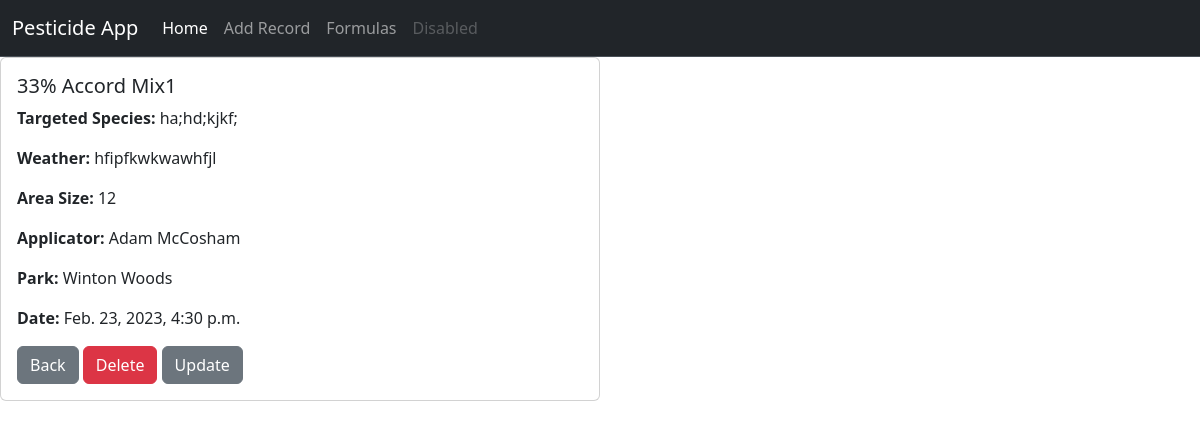
Page /pesticides/9/ on the committed database.
### pesticides/models.py (models this page shows, shortened)
class Record(models.Model):
    applicator = models.ForeignKey(Applicator, models.DO_NOTHING)
    park = models.ForeignKey(Park, models.DO_NOTHING)
    formula = models.ForeignKey(Formula, models.DO_NOTHING)
    area_size = models.CharField(max_length=100)
    date = models.DateTimeField()
    targeted_species = models.CharField(max_length=200,null=False)
    weather = models.CharField(
        max_length=200,
        null=False,
        blank=False,
    )
    wind = models.CharField

class Formula(models.Model):
    PERCENT_CONCENTRATION = 'P'
    GALLON_CONCENTATION = 'G'
    CONCENTRATION_CHOICES = [
        (PERCENT_CONCENTRATION, "%"),
        (GALLON_CONCENTATION, "/gallon")
    ]
    name = models.CharField(max_length=200, blank=False, null=False)
    pesticide = models.ForeignKey(Pesticide, on_delete=models.CASCADE)
    adjuvant = models.ForeignKey(Adjuvant, on_delete=models.CASCADE)
    pesticide_amount = models.DecimalField(max_length=20,
                                 max_digits=6,
                                 decimal_places=3,
                                 null=True
                                )
    concentration = models.CharField(
        max_length=2,
        choices=CONCENTRATION_CHOICES,
        default=PERCENT_CONCENTRATION
    )
    adjuvant_amount = models.DecimalField(max_length=20,
                                 max_digits=4,
                                 decimal_places=3,
                                 null=True
                                )
    adjuvant_concentration = models.CharField(
        max_length=2,
        choices=CONCENTRATION_CHOICES,
        default=PERCENT_CONCENTRATION
    )
    def __str__(self):
        return self.name

class Applicator(models.Model):
    first_name = models.CharField(
        max_length=200,
        null=False,
        blank=False,
    )
    last_name = models.CharField(
        max_length=200,
    )
    applicator_number = models.CharField(
        max_length=20,
        null=True,
        blank=True,
    )
    home_park = models.ForeignKey(Park, models.SET_NULL, blank=True,null=True)
    def __str__(self):
        return self.first_name + " " + self.last_name

class Park(models.Model):
    name = models.CharField(
        max_length=200,
        null=False,
        blank=False,
    )
    abbreviation = models.CharField(
        max_length=10,
        null=True,
        blank=True
    )
    region = models.ForeignKey(Region, models.SET_NULL, blank=True,null=True)
    def __str__(self):
        return self.name

### pesticides/views.py (the view)
# urls.py: path("<int:pk>/", views.DetailView.as_view(), name="detail"),
class DetailView(generic.DetailView):
    model = Record
    template_name = "pesticides/detail.html"

### pesticides/templates/pesticides/detail.html
{% extends 'pesticides/base.html' %}
{% block content %}
<div class="card w-50">
    <div class="card-body">
      <h5 class="card-title">{{ record.formula }} </h5>
      <p class="card-text"><strong>Targeted Species: </strong>{{ record.targeted_species }}</p>
    <p class="card-text"><strong>Weather: </strong> {{ record.weather }}</p>
      <p class="card-text"><strong>Area Size: </strong> {{ record.area_size }}</p>
      <p class="card-text"><strong>Applicator: </strong> {{ record.applicator }}</p>
      <p class="card-text"><strong>Park: </strong>{{ record.park }}</p>
      <p class="card-text"><strong>Date: </strong>{{ record.date }}</p>
      <a href="{% url 'pesticides:index' %}" class="btn btn-secondary">Back</a>
      <a href="{% url 'pesticides:delete_record' record.id %}" class="btn btn-danger">Delete</a>
      <a href="{% url 'pesticides:update_record' record.id %}" class="btn btn-secondary">Update</a>
    </div>
  </div>
{% endblock %}

### rows in the picture
Record: formula "33% Accord Mix1", targeted_species "ha;hd;kjkf;", weather "hfipfkwkwawhfjl", area_size "12", applicator "Adam McCosham", park "Winton Woods", date "Feb. 23, 2023, 4:30 p.m."
